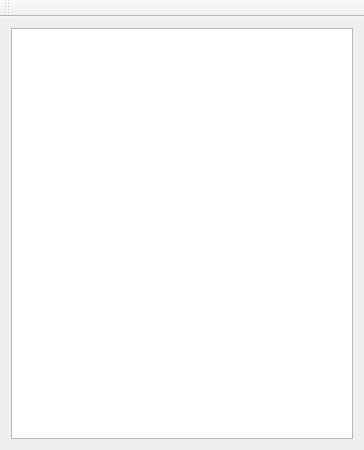
<?xml version="1.0" encoding="UTF-8"?>
<ui version="4.0">
 <class>TetrisEmulatorClass</class>
 <widget class="QMainWindow" name="TetrisEmulatorClass">
  <property name="geometry">
   <rect>
    <x>0</x>
    <y>0</y>
    <width>364</width>
    <height>450</height>
   </rect>
  </property>
  <property name="windowTitle">
   <string>TetrisEmulator</string>
  </property>
  <widget class="QWidget" name="centralWidget">
   <layout class="QVBoxLayout" name="verticalLayout">
    <item>
     <widget class="QGraphicsView" name="main_pane"/>
    </item>
   </layout>
  </widget>
  <widget class="QToolBar" name="mainToolBar">
   <attribute name="toolBarArea">
    <enum>TopToolBarArea</enum>
   </attribute>
   <attribute name="toolBarBreak">
    <bool>false</bool>
   </attribute>
  </widget>
 </widget>
 <layoutdefault spacing="6" margin="11"/>
 <resources>
  <include location="tetrisemulator.qrc"/>
 </resources>
 <connections/>
</ui>
